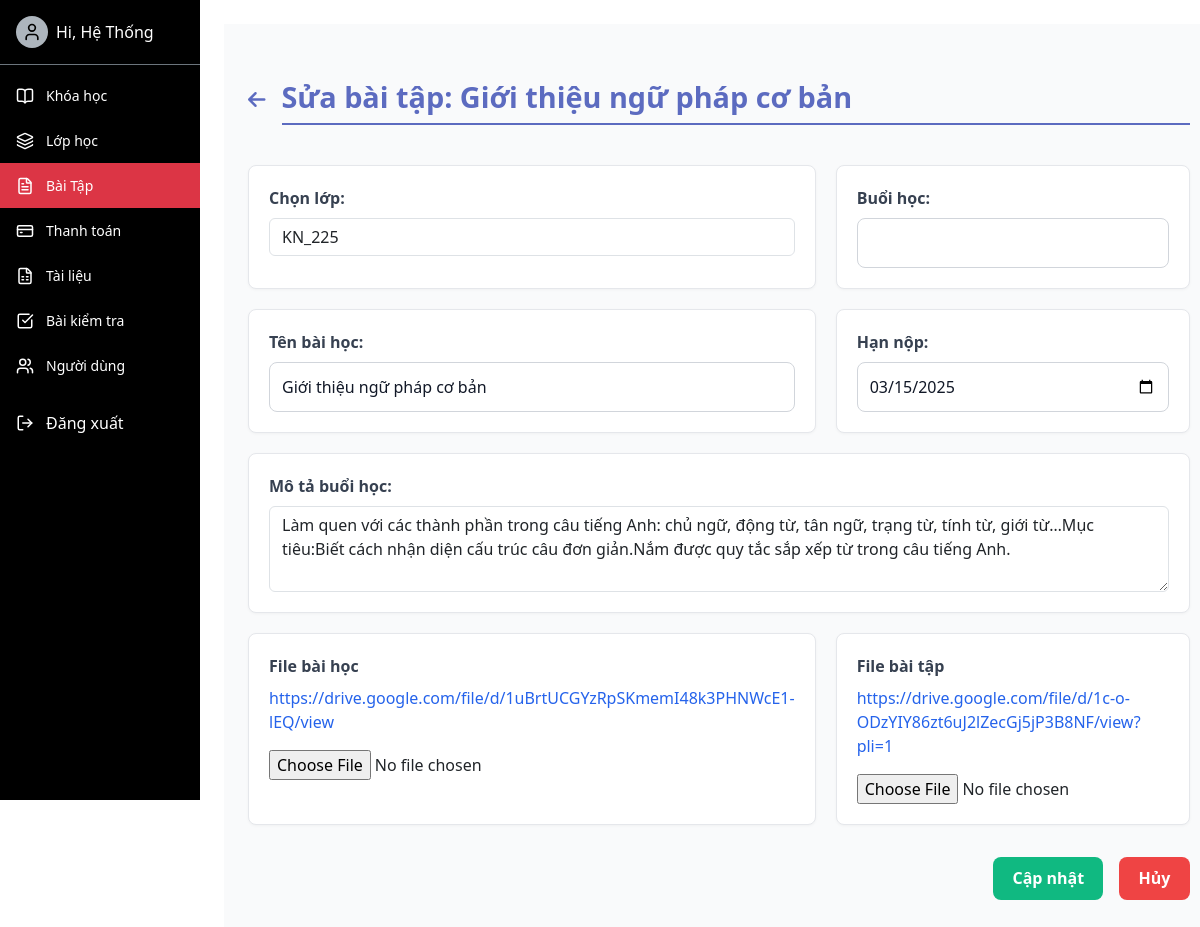
/exercise_admin/ql_baitap/xembt/1/edit/ (signed in), run on an earlier commit of the app's database.
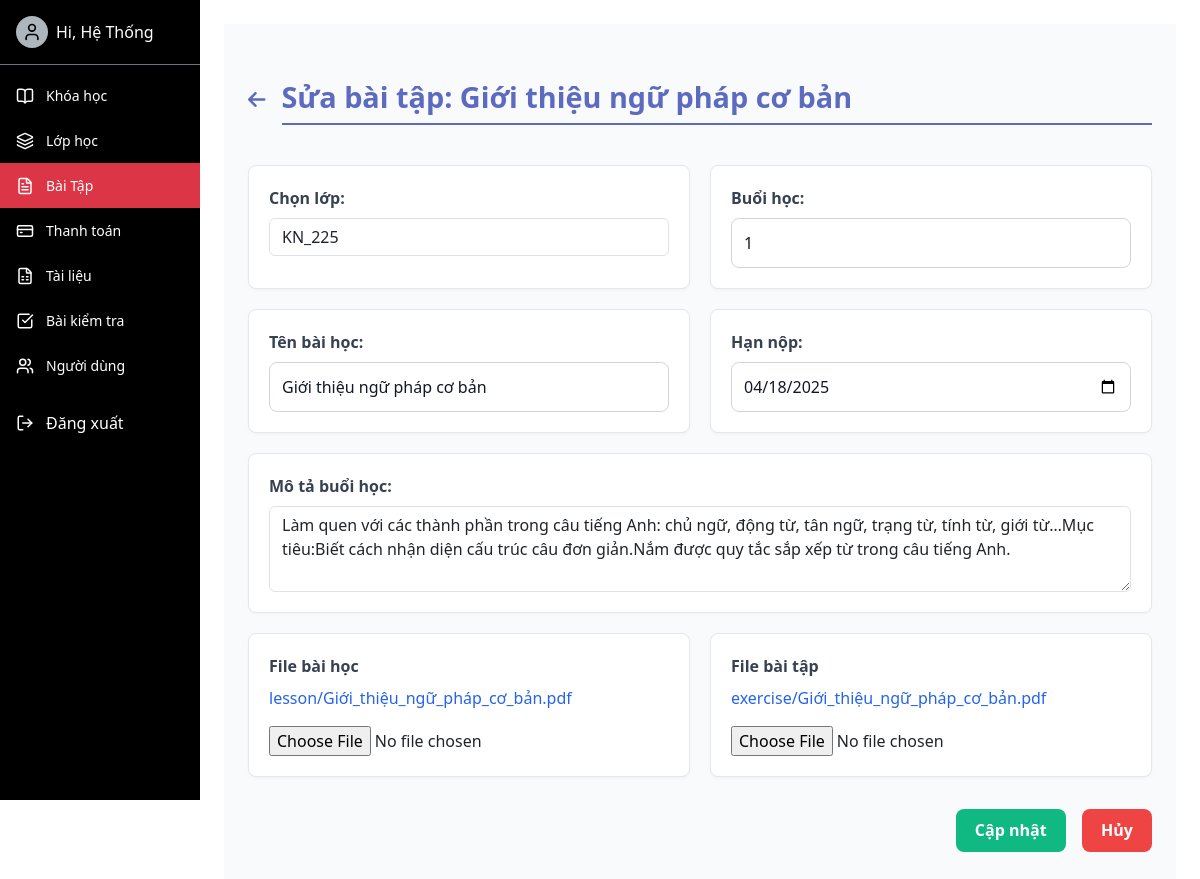
And on a later commit of the database.
### english/models.py (models this page shows, shortened)
class LESSON(models.Model):
    lesson_id = models.AutoField(primary_key=True)
    lesson_file = models.FileField(upload_to="media/lesson", max_length=200)  # Thay FileField bằng URLField
    exercise_file = models.FileField(upload_to="media/exercise", max_length=200)  # Thay FileField bằng URLField
    lesson_name = models.CharField(max_length=100, default="chua co")
    description = models.TextField(null=True, blank=True)
    course = models.ForeignKey(COURSE, on_delete=models.CASCADE)
    session_number = models.CharField(max_length=100, null=True)
    class Meta:
        db_table = 'LESSON'

### exercise_admin/views.py (the view)
# urls.py: path('ql_baitap/xembt/<int:lesson_detail_id>/edit/', views.sua_baitap, name='sua_baitap'),
@login_required
@user_passes_test(is_staff)
def sua_baitap(request, lesson_detail_id):
    lesson_detail = get_object_or_404(LESSON_DETAIL, pk=lesson_detail_id)
    lesson = lesson_detail.lesson
    exercise = EXERCISE.objects.filter(lessondetail=lesson_detail).first()
    if request.method == 'POST':
        form = ExerciseForm(request.POST, request.FILES, lesson_detail_id=lesson_detail_id)
        if form.is_valid():
            class_selected = form.cleaned_data['class_selected']
            session_number = form.cleaned_data['session_number']
            lesson_name = form.cleaned_data['lesson_name']
            description = form.cleaned_data['description']
            lesson_file = form.cleaned_data.get('lesson_file')
            exercise_file = form.cleaned_data.get('exercise_file')
            date = form.cleaned_data['date']
            lesson.lesson_name = lesson_name
            lesson.description = description
            lesson.session_number = session_number
            lesson.course = class_selected.course
            if lesson_file:
                lesson.lesson_file = lesson_file
            if exercise_file:
                lesson.exercise_file = exercise_file
            lesson.save()
            lesson_detail.classes = class_selected
            lesson_detail.date = date
            lesson_detail.save()
            if exercise:
                exercise.duedate = date
                exercise.save()
            else:
                EXERCISE.objects.create(lessondetail=lesson_detail, duedate=date)
            return redirect('admin_ql_baitap')
    else:
        form = ExerciseForm(initial={
            'class_selected': lesson_detail.classes,
            'session_number': lesson.session_number,
            'lesson_name': lesson.lesson_name,
            'description': lesson.description,
            'date': lesson_detail.date,
        }, lesson_detail_id=lesson_detail_id)
    return render(request, 'suabt.html', {
        'form': form,
        'lesson_detail': lesson_detail,
        'lesson': lesson,
        'exercise': exercise,
        'class_list': CLASS.objects.all(),
    })

### english/models.py (called while the page is built)
    def __str__(self):
        return self.class_name

### english/views.py (called while the page is built)
def is_staff(user):
    return user.groups.filter(name__in=['Admin', 'Teacher']).exists()

### exercise_admin/templates/suabt.html (shortened to what this page needs)
{% extends "base-admin.html" %}
{% load static %}
{% block content %}
<link rel="stylesheet" href="https://cdnjs.cloudflare.com/ajax/libs/font-awesome/6.7.2/css/all.min.css">
<div class="main-content-container">
    <div class="header-with-icon">
      <a href="javascript:history.back()" class="back-link">
          <i class="fa-solid fa-arrow-left" style="padding-top: 12px;"></i>
      </a>
      <h2 class="lesson-title">Sửa bài tập: {{ lesson.lesson_name }}</h2>
    </div>
    <form method="POST" enctype="multipart/form-data" novalidate>
        <div class="info-container">
            <div class="info-row">
                {{ form.class_selected.label_tag }}
                {{ form.class_selected }}
            </div>
            <div class="info-row">
                {{ form.session_number.label_tag }}
                {{ form.session_number }}
            </div>
            <div class="info-row">
                {{ form.lesson_name.label_tag }}
                {{ form.lesson_name }}
            </div>
            <div class="info-row">
                {{ form.date.label_tag }}
                {{ form.date }}
            </div>
            <div class="info-row full">
                {{ form.description.label_tag }}
                {{ form.description }}
            </div>
            <div class="info-row">
                <label for="id_lesson_file">File bài học</label>
                {% if lesson.lesson_file %}
                    <a href="{{ lesson.lesson_file.url }}" class="file-link" target="_blank">
                        {{ lesson.lesson_file.name|cut:"media/" }}
                    </a>
                {% else %}
                    <span>Chưa có file</span>
                {% endif %}
                <input type="file" name="lesson_file" id="id_lesson_file" accept=".pdf,.doc,.docx,.ppt,.pptx,.zip,.rar,.txt,.jpg,.png,.mp3,.mp4">
            </div>
            <div class="info-row">
                <label for="id_exercise_file">File bài tập</label>
                {% if lesson.exercise_file %}
                    <a href="{{ lesson.exercise_file.url }}" class="file-link" target="_blank">
                        {{ lesson.exercise_file.name|cut:"media/" }}
                    </a>
                {% else %}
                    <span>Chưa có file</span>
                {% endif %}
                <input type="file" name="exercise_file" id="id_exercise_file" accept=".pdf,.doc,.docx,.ppt,.pptx,.zip,.rar,.txt,.jpg,.png,.mp3,.mp4">
            </div>
        </div>
        <div class="button-container">
            <button type="submit" class="action-button save-button">Cập nhật</button>
            <button type="button" class="action-button cancel-button" onclick="window.history.back();">Hủy</button>
        </div>
    </form>
</div>
{% endblock %}

What changed in the data, as far as the page shows it:
changed LESSON "Giới thiệu ngữ pháp cơ bản": session_number (not shown) → "1"; lesson_file.name "https://drive.google.com/file/d/1uBrtUCGYzRpSKmemI48k3PHNWcE1-lEQ/view" → "lesson/Giới_thiệu_ngữ_pháp_cơ_bản.pdf"; exercise_file.name "https://drive.google.com/file/d/1c-o-ODzYIY86zt6uJ2lZecGj5jP3B8NF/view?pli=1" → "exercise/Giới_thiệu_ngữ_pháp_cơ_bản.pdf"
Also different on the page:
form field date: "03/15/2025" → "04/18/2025"
